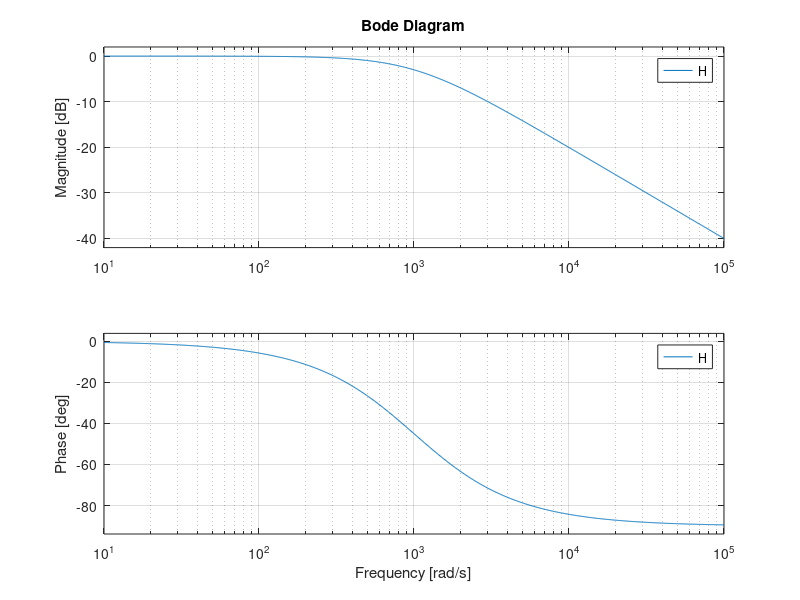
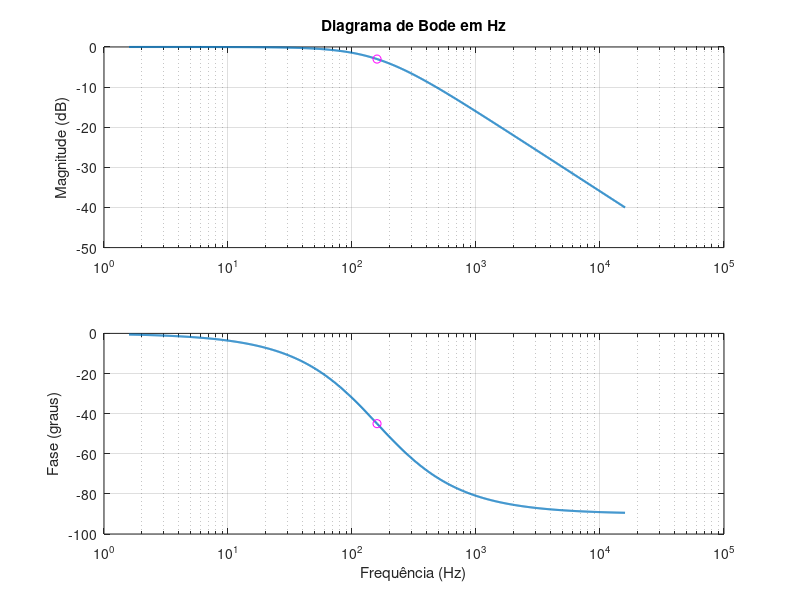

Here is the MATLAB script that generated these plots, in order:
% mostra_bode.m
% Fernando Passold, em 16/08/2026

clear;
close all;

R = 1e3;
C = 1e-6;

disp("Constante de tempo do circuito:")
tau = R*C
disp("Frequência de corte do circuito:")
fc = 1/(2*pi*tau)

disp("Função transferência do circuito:")
% H(s) = 1/(R*C*s + 1);
num = 1;           % numerador de H(s)
den = [R*C 1];     % denominador de H(s)
H = tf(num, den)   % cria a função transferência no plano-s
disp('ou:')
zpk(H)

disp("Segue gráfico do Diagrama de Bode")
figure;
bode(H)

%%%% Octave não permite especifica frequência em Hz na função bode()

% Obtém a resposta em frequência em rad/s
[mag, phase, w] = bode(H);
% O comando [mag, phase, w] = bode(sys) retorna as variáveis
% mag (magnitude) e phase (fase) como arrays de 3 dimensões (3D).
% - Dimensão 1: Número de saídas (1)
% - Dimensão 2: Número de entradas (1)
% - Dimensão 3: Quantidade de pontos de frequência gerados (ex: 500)

% Converte rad/s para Hz e a magnitude para dB
f = w / (2 * pi);
mag_db = 20 * log10(squeeze(mag));
phase_deg = squeeze(phase);
% A função `squeeze` reduz a dimensão de matrizes.
% Se você tentar plotar o vetor diretamente usando
% semilogx(f, mag), o Octave gerará um erro.
% Ele não aceita uma matriz de tamanho [1, 1, 500]
% para gerar um gráfico 2D comum.

figure; % Nova janela gráfica
% Plota o diagrama de Magnitude em Hz
subplot(2, 1, 1);
semilogx(f, mag_db, 'LineWidth', 1.5);
grid on;
title('Diagrama de Bode em Hz');
ylabel('Magnitude (dB)');

% Plota o diagrama de Fase em Hz
subplot(2, 1, 2);
semilogx(f, phase_deg, 'LineWidth', 1.5);
grid on;
xlabel('Frequência (Hz)');
ylabel('Fase (graus)');

% Destacando nos gráficos os pontos na freq de corte
% Note: s --> j*w,  w = 2*pi*f
wc = 2*pi*fc;               % Freq de corte em rad/s
s = 1i*wc;                  % define s como número completo jw
% H(s) = 1/(R*C*s + 1);
disp("Ganho absoluto na freq. de corte:");
H_fc = 1/(tau*s + 1);       % resulta um número complexo
G = abs( H_fc )
disp("Ganho em dB na freq. de corte:")
G_dB = 20*log10(G)
disp("Defasagem na freq. de corte:")
ph = angle( H_fc )*180/pi   % retorna valor em graus
subplot(2, 1, 1);
hold on                     % sobrepor no gráfico anterior
plot(fc, G_dB, 'om');
subplot(2, 1, 2);
hold on
plot(fc, ph, 'om')
